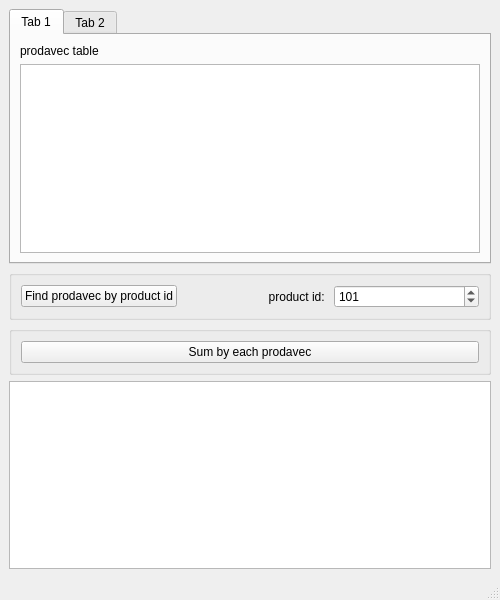
<?xml version="1.0" encoding="UTF-8"?>
<ui version="4.0">
 <class>MainWindow</class>
 <widget class="QMainWindow" name="MainWindow">
  <property name="geometry">
   <rect>
    <x>0</x>
    <y>0</y>
    <width>500</width>
    <height>600</height>
   </rect>
  </property>
  <property name="windowTitle">
   <string>Magaz</string>
  </property>
  <widget class="QWidget" name="centralwidget">
   <layout class="QVBoxLayout" name="verticalLayout">
    <item>
     <widget class="QTabWidget" name="tabWidget">
      <property name="currentIndex">
       <number>0</number>
      </property>
      <widget class="QWidget" name="tab">
       <property name="accessibleName">
        <string/>
       </property>
       <attribute name="title">
        <string>Tab 1</string>
       </attribute>
       <layout class="QVBoxLayout" name="verticalLayout_2">
        <property name="spacing">
         <number>6</number>
        </property>
        <item>
         <widget class="QLabel" name="label_2">
          <property name="text">
           <string>prodavec table</string>
          </property>
         </widget>
        </item>
        <item>
         <widget class="QTableView" name="tableView_prodavec"/>
        </item>
       </layout>
      </widget>
      <widget class="QWidget" name="tab_2">
       <attribute name="title">
        <string>Tab 2</string>
       </attribute>
       <layout class="QVBoxLayout" name="verticalLayout_3">
        <property name="spacing">
         <number>6</number>
        </property>
        <item>
         <widget class="QLabel" name="label">
          <property name="text">
           <string>product table</string>
          </property>
         </widget>
        </item>
        <item>
         <widget class="QTableView" name="tableView_product"/>
        </item>
       </layout>
      </widget>
     </widget>
    </item>
    <item>
     <widget class="QGroupBox" name="groupBox">
      <property name="title">
       <string/>
      </property>
      <layout class="QHBoxLayout" name="horizontalLayout">
       <item>
        <widget class="QPushButton" name="pushButton_findProdavec">
         <property name="text">
          <string>Find prodavec by product id</string>
         </property>
        </widget>
       </item>
       <item>
        <widget class="QLabel" name="label_3">
         <property name="text">
          <string>product id: </string>
         </property>
         <property name="alignment">
          <set>Qt::AlignRight|Qt::AlignTrailing|Qt::AlignVCenter</set>
         </property>
        </widget>
       </item>
       <item>
        <widget class="QSpinBox" name="spinBox">
         <property name="minimum">
          <number>1</number>
         </property>
         <property name="maximum">
          <number>1000</number>
         </property>
         <property name="value">
          <number>101</number>
         </property>
        </widget>
       </item>
      </layout>
     </widget>
    </item>
    <item>
     <widget class="QGroupBox" name="groupBox_2">
      <property name="title">
       <string/>
      </property>
      <layout class="QHBoxLayout" name="horizontalLayout_2">
       <item>
        <widget class="QPushButton" name="pushButton_sumProdavec">
         <property name="text">
          <string>Sum by each prodavec</string>
         </property>
        </widget>
       </item>
      </layout>
     </widget>
    </item>
    <item>
     <widget class="QTableView" name="tableView_select"/>
    </item>
   </layout>
  </widget>
  <widget class="QMenuBar" name="menubar">
   <property name="geometry">
    <rect>
     <x>0</x>
     <y>0</y>
     <width>500</width>
     <height>17</height>
    </rect>
   </property>
  </widget>
  <widget class="QStatusBar" name="statusbar"/>
 </widget>
 <resources/>
 <connections/>
</ui>
